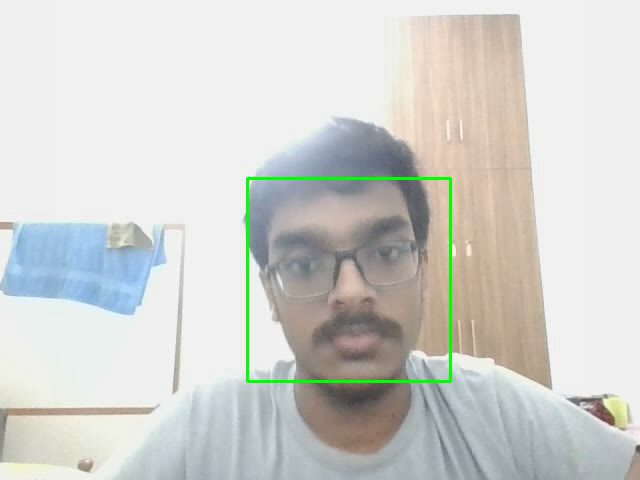
#> input picture frame 8 of Build_Club projects/Face recognition and video storing/recording.mov, 640 x 480 px, given in place of the camera
$ python Storing.py
#> lines starting #> are read from the running program, lines starting #| are printed output that depends on the picture; after the words box and inside, x2 and y2 are one past the last pixel; in counts of white or black regions, pixels touching at a corner belong together
import cv2 as cv

capture = cv.VideoCapture(0)
width = int(capture.get(cv.CAP_PROP_FRAME_WIDTH))
height = int(capture.get(cv.CAP_PROP_FRAME_HEIGHT))
fps = int(capture.get(cv.CAP_PROP_FPS))
size = (width, height)
neighbours = 0
output_file = "C:/Users/georg/OneDrive/Desktop/Build_Club/Task_7/recording.mov"
output = cv.VideoWriter(output_file, cv.VideoWriter_fourcc(*'MJPG'), 20, size)
print(f'Width: {width}\nHeight: {height}\nFrames per second: {fps}\n')
haar_cascade = cv.CascadeClassifier('C:/Users/georg/OneDrive/Desktop/Programming/Open CV/Code/haar_cascade.xml')
while True:
    isTrue, frames = capture.read()
#> frames is the input picture: shape (480, 640, 3); mean B, G, R 206.1, 210, 208.8
    faces_rect = haar_cascade.detectMultiScale(frames, 1.1, 5)
#> faces_rect = [[247, 180, 202, 202]]
    if(neighbours != len(faces_rect)):
        neighbours = len(faces_rect)
#> neighbours = 1
        print(f'The number of neighbours found: {neighbours}')
#| The number of neighbours found: 1
    for (x,y,w,h) in faces_rect:
        cv.rectangle(frames, (x,y), (x+w, y+h), (0,255,0), thickness=2)
#> this loop made 1 pass
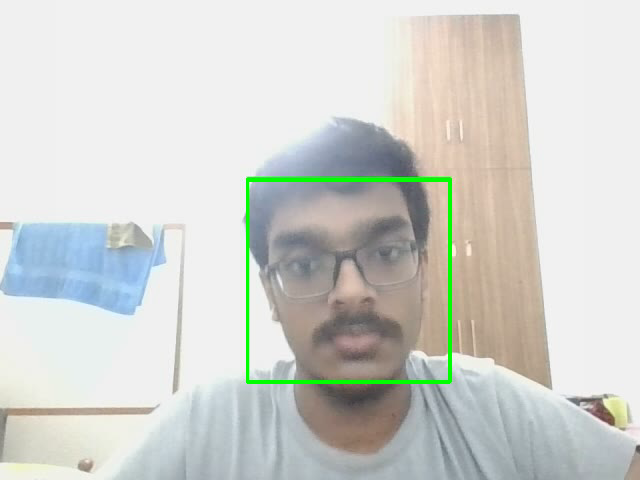
#> frames: shape (480, 640, 3); 0.78% of pixels changed, all inside (x1, y1, x2, y2) = (246, 179, 451, 384)
    output.write(frames)
    cv.imshow('Video', frames)
    if(cv.waitKey(20) & 0xFF == ord('d')):
#> (key Esc is pressed here)
        break
output.release()
capture.release()
cv.destroyAllWindows()

$ run again, starting later in the video
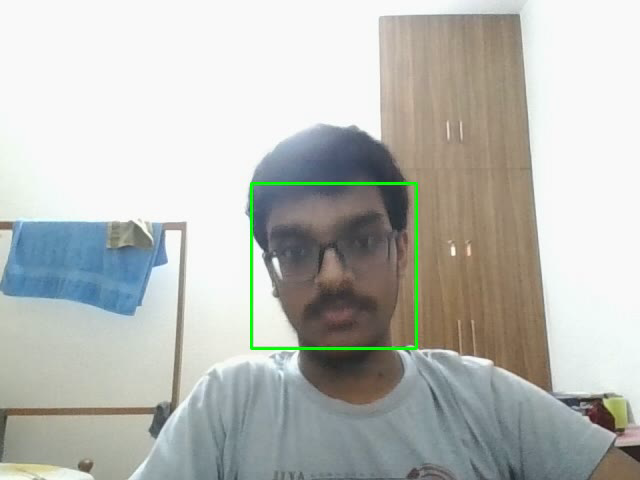
#> input picture frame 38 of Build_Club projects/Face recognition and video storing/recording.mov, 640 x 480 px, given in place of the camera
#> frames is the input picture: shape (480, 640, 3); mean B, G, R 182.4, 187.2, 184.7
#> faces_rect = [[253, 184, 161, 161]]
#> neighbours = 1
#| The number of neighbours found: 1
#> the loop `for (x,y,w,h) in faces_rect:` made 1 pass
#> after the loop `for (x,y,w,h) in faces_rect:`:
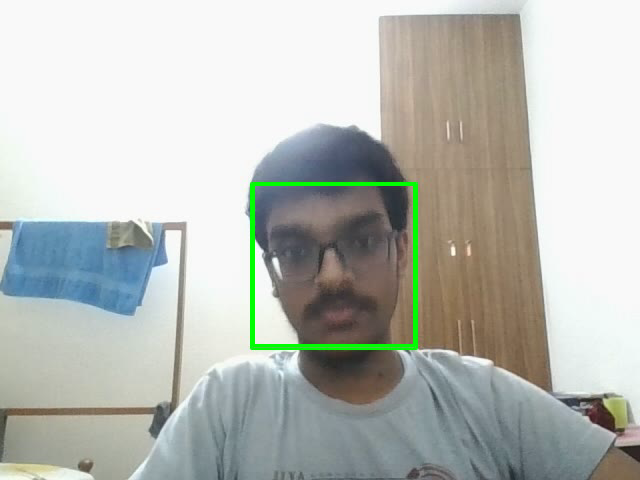
#> frames: shape (480, 640, 3); 0.63% of pixels changed, all inside (x1, y1, x2, y2) = (252, 183, 416, 347)

$ run again, starting later in the video
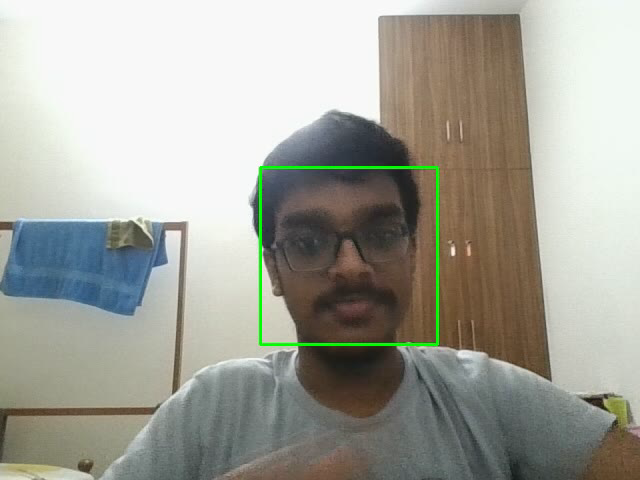
#> input picture frame 68 of Build_Club projects/Face recognition and video storing/recording.mov, 640 x 480 px, given in place of the camera
#> frames is the input picture: shape (480, 640, 3); mean B, G, R 153.9, 163.3, 163.1
#> faces_rect = [[261, 170, 174, 174]]
#> neighbours = 1
#| The number of neighbours found: 1
#> the loop `for (x,y,w,h) in faces_rect:` made 1 pass
#> after the loop `for (x,y,w,h) in faces_rect:`:
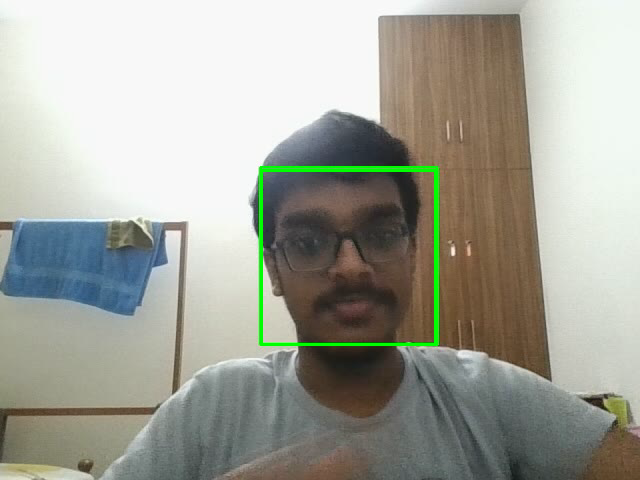
#> frames: shape (480, 640, 3); 0.67% of pixels changed, all inside (x1, y1, x2, y2) = (260, 169, 437, 346)
